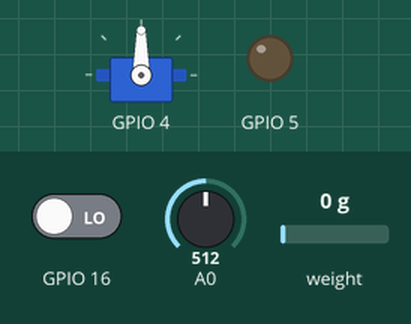
Simulated run of this sketch. Board: ESP8266 (NodeMCU). Parts: servo, output pins drawn as LEDs (lit = HIGH). Inputs (shaded band) come from the test bench; at power-on: weight on the scale 0 g, A0 = 512, GPIO 16 LOW. WiFi joins after 1.5 s; servers stay silent unless stated; uploads are accepted with an empty reply; what the sketch prints to the serial monitor is not drawn.

Above: at 4.4 s.
4.5 s: weight on the scale set to 955 g
6.9 s: weight on the scale set to 1078 g
At 9.6 s:
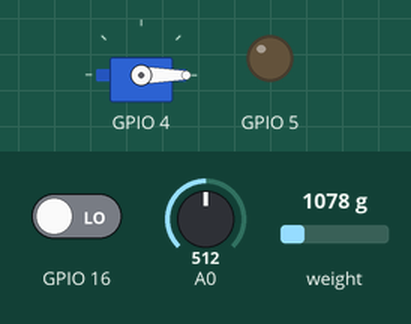
10.2 s: A0 set to 477
12.9 s: A0 set to 444
At 15.4 s:
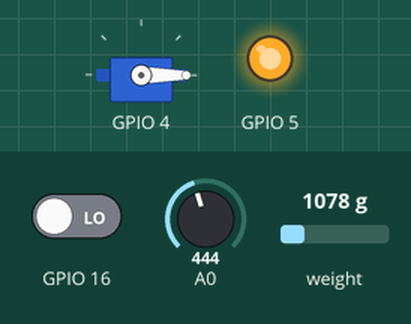
16.2 s: weight on the scale set to 1962 g
19.6 s: weight on the scale set to 2065 g
At 22.47 s:
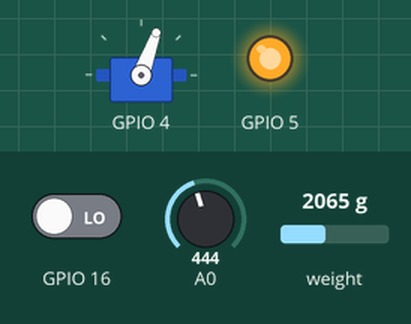
Timing chart, 0 to 25.1 s (numbered marks = the images above; inputs shaded):
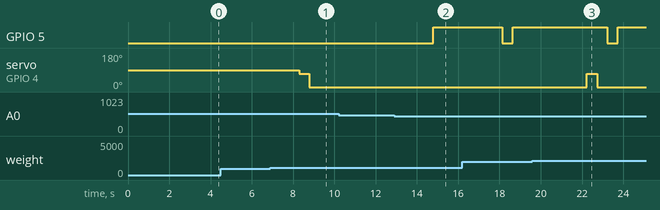

The sketch:

cambio.ino
```cpp
#include "luz.hpp"
#include "peso.hpp"
#include "sonido.hpp"
#include "db.hpp"

#include <string>

const std::string SSID = "Tec-IoT";
const std::string PASS = "spotless.magnetic.bridge";
const std::string ROOT_URL = "http://10.22.135.86:3100/api/";

/////////////////////////
// SENSORES DE OCASIÓN //
/////////////////////////

// Incremento porcentual para cada sensor
float luz_incremento_umbral = 0.1;  // Incremento del 10%
float peso_incremento_umbral = 0.2; // Incremento del 20%
float sonido_incremento_umbral = 0.0; // Incremento del 0% (Esta lectura funciona diferente)

// Se tomará la lectura cada minuto y se enviará a la base de datos //
Fotosensor f(A0, 5);
Peso p(12, 13, 4);
Sonido s(16, SSID, PASS);

DB d(SSID, PASS);

// Lecturas iniciales del sensor
int lectura_inicial_luz;
int lectura_inicial_peso;
int lectura_inicial_sonido;

void setup() {
  Serial.begin(9600);
  Serial.println("Holiwis, iniciando programa");

  // Registrar lecturas iniciales del sensor
  lectura_inicial_luz = f.lectura();
  lectura_inicial_peso = p.lectura();
  lectura_inicial_sonido = s.lectura();

  d.connect();
}

// En resumen solamente se publicara y se hara una "reacción" con el actuador si es que se alcanza el umbral definido (en porcentajes)
void loop() {

  int lectura_foto_sensor = f.lectura();
  int lectura_peso = p.lectura();
  int lectura_sonido = s.lectura();

  // Calcular valores de umbral basados en las lecturas iniciales e incremento porcentual
  int luz_umbral_superior = lectura_inicial_luz * (1 + luz_incremento_umbral);
  int luz_umbral_inferior = lectura_inicial_luz * (1 - luz_incremento_umbral);

  int peso_umbral_superior = lectura_inicial_peso * (1 + peso_incremento_umbral);
  int peso_umbral_inferior = lectura_inicial_peso * (1 - peso_incremento_umbral);

  int sonido_umbral_superior = lectura_inicial_sonido * (1 + sonido_incremento_umbral);
  int sonido_umbral_inferior = lectura_inicial_sonido * (1 - sonido_incremento_umbral);


  // El siguiente codigo solo generara consultas de SQL si hay un cierto cambio de cierto porcentaje
  if (lectura_peso > peso_umbral_superior || lectura_peso < peso_umbral_inferior) {
    std::string consulta = generarConsulta(1, lectura_peso);
    Serial.println(consulta.c_str());
    lectura_inicial_peso = lectura_peso;
    d.log(consulta);
    p.actuador();
  }

  if (lectura_foto_sensor < luz_umbral_inferior) {
    std::string consulta = generarConsulta(2, lectura_foto_sensor);
    Serial.println(consulta.c_str());
    f.actuador();
    d.log(consulta);
  }


  if (lectura_sonido != 0) {
    std::string consulta = generarConsulta(3, lectura_sonido);
    Serial.println(consulta.c_str());
    lectura_inicial_sonido = lectura_sonido;
    s.actuador();
    d.log(consulta);
  }

  // Se agrega un delay para no esta constantemente checando
  delay(200);
}

// Esta función genera el URL completo con el Query para mandar al API
std::string generarConsulta(int tipo_sensor, int lectura) {
  std::string consulta = ROOT_URL;
  consulta += "1/";
  consulta += "sensor/cambio/";
  consulta += std::to_string(tipo_sensor) + "/";
  consulta += std::to_string(lectura) + "/";

  return consulta;
}
```

db.hpp
```cpp
#ifndef DB_H
#define DB_H
#include <Arduino.h>

#include <ESP8266WiFi.h>
#include <WiFiClient.h>
#include <ESP8266HTTPClient.h>

#include <string>

class DB {
public:
  DB(std::string ssid, std::string pass);
  int log(std::string query);
  void connect();
private:
  HTTPClient httpClient;
  WiFiClient wClient;

  std::string ssid, password;
};

DB::DB(std::string ssid, std::string pass) {
  this->ssid = ssid;
  this->password = pass;
}

void DB::connect() {
  WiFi.mode(WIFI_STA);
  WiFi.disconnect();
  delay(100);
  Serial.println();
  Serial.print("Conectando (");
  Serial.print(ssid.c_str());
  Serial.print(") ");
  WiFi.begin(this->ssid.c_str(), this->password.c_str());

  while (WiFi.status() != WL_CONNECTED) {
    delay(500);
    Serial.print(".");
  }

  Serial.println(WiFi.localIP());
  delay(500);
}

int DB::log(std::string query) {
  if(WiFi.status() == WL_CONNECTED){

    Serial.println(query.c_str());

    // Se crea el request y se ponen ciertos metadatos, para finalmente mandarla
    httpClient.begin(wClient, query.c_str());
    httpClient.addHeader("Content-Type", "Content-Type: application/json");
    int httpResponseCode = httpClient.POST(query.c_str());
    Serial.println(httpResponseCode);
    httpClient.end();
    return httpResponseCode;
  }
  return -1;
}
#endif
```

luz.hpp
```cpp
#ifndef FOTOSENSOR_H
#define FOTOSENSOR_H
#include <Arduino.h>

#include <string>

class Fotosensor {
public:
  Fotosensor(int sensorPin, int motorPin);
  int lectura();
  void actuador();
private:
  int sensorPin = 0, motorPin = 0;

  int valorFotosensor = 0;
};

Fotosensor::Fotosensor(int sensorPin, int motorPin) {
  Serial.begin(9600);
  Serial.println("--> Fotosensor: Inicializado");

  this->sensorPin = sensorPin;
  this->motorPin = motorPin;
  pinMode(motorPin,OUTPUT);
  digitalWrite(motorPin,HIGH);
  Serial.println("Fotosensor ya inizialsisdifojzo");
}

int Fotosensor::lectura() {
  this->valorFotosensor = analogRead(this->sensorPin);
  return this->valorFotosensor;
}

void Fotosensor::actuador() {
    digitalWrite(this->motorPin, LOW);   //Mandar corriente al motor (Elevar mecanismo de cuchara)
    delay(500);                           //Esperar 500ms
    digitalWrite(this->motorPin, HIGH);    //Dejar de mandar corriente al motor (Bajar mecanismo de cuchara)
    delay(1900);                          //Esperar 1900ms
  return;
}
#endif
```

peso.hpp
```cpp
#ifndef PESO_H
#define PESO_H
// #include <Arduino.h>
#include <Servo.h>

#include "HX711.h"

#include <string>

class Peso {
public:
  Peso(int doutPin, int sckPin, int servoPin);
  int lectura();
  void actuador();
private:
  int doutPin, sckPin, servoPin;

  HX711 escala;
  Servo compuerta;

  int measure = 0;
  bool open = false;
};

Peso::Peso(int doutPin, int sckPin, int servoPin) {
  Serial.println("--> Escala: Inicializada");
  this->doutPin = doutPin;
  this->sckPin = sckPin;
  this->servoPin = servoPin;

  this->compuerta.attach(this->servoPin);
  this->escala.begin(this->doutPin, this->sckPin);

  this->escala.set_scale(-7272.2);
  //this->escala.tare();
}

int Peso::lectura() {
  this->measure = this->escala.get_units(10);
  this->escala.power_down();

  delay(50);
  this->escala.power_up();

  return this->measure;
}

void Peso::actuador() {
  //Abrir Servo
  compuerta.write(70);
  delay(500);
  compuerta.detach();
  compuerta.attach(this->servoPin);

  //Cerrar el servo
  compuerta.write(0);
  delay(500);
  compuerta.detach();
  compuerta.attach(this->servoPin);
  return;
}
#endif
```

sonido.hpp
```cpp
#ifndef SONIDO_H
#define SONIDO_H
#include <Arduino.h>
#include <ESP_Mail_Client.h>

#include <string>

class Sonido {
public:
  Sonido(int sensorPin, std::string ssid, std::string pass);
  int lectura();
  void actuador();
  void setup();
private:
  int sensorPin = 0;
  const char* smtpServer = "smtp.gmail.com";
  const int smtpServerPort = 465; // Puerto SMTP (por ejemplo, 587 para TLS)
  const char* emailSender = "alertasmascotas@gmail.com"; // Cambia por tu dirección de correo
  const char* emailPassword = "cijyuirswvkxcyfz"; // Cambia por tu contraseña de correo
  const char* emailRecipient = "Ray.medarz@gmail.com"; // Cambia por la dirección de correo de destino
  const int audioThreshold = 10000;
  const int measurementCount = 100; // cuantas veces tiene que contar para sacar un buen "promedio", esto es cada 200ms aprox

  int intento = 0;
  int sum = 0;
  int positiveReadings = 0;
  int averageReading = 0;

  std::string ssid, password;
};

Sonido::Sonido(int sensorPin, std::string ssid, std::string pass) {
  Serial.println("--> Sensor de sonido: Inicializado");

  this->sensorPin = sensorPin;
  this->ssid = ssid;
  this->password = pass;

  pinMode(16, INPUT);
}

int Sonido::lectura() {
  if (this->intento >= measurementCount) {
    this->intento = 0;
    this->sum = 0;
    this->positiveReadings = 0;
  }

  int lecturaRuido = digitalRead(16);

  // int lecturaRuido = analogRead(this->sensorPin);
  this->sum += lecturaRuido;
  this->intento++;

  if (lecturaRuido >= 1) {
    this->positiveReadings++;
  }

  // Serial.println("----------");
  // Serial.println(lecturaRuido);
  // Serial.println(positiveReadings);
  intento++;

  if (this->positiveReadings >= 1) {
    this->averageReading = this->sum / this->intento;
    this->intento = 0;
    this->sum = 0;
    this->positiveReadings = 0;
    return 1;
  }

  return 0;
}

void Sonido::actuador() {
  // Declare the Session_Config for user-defined session credentials
  SMTPSession smtp;
  Session_Config config;

  // Set the session config
  config.server.host_name = smtpServer;
  config.server.port = smtpServerPort;
  config.login.email = emailSender;
  config.login.password = emailPassword;
  config.login.user_domain = "";

  // Connect to the server
  if (!smtp.connect(&config)) {
    Serial.println("Error al conectarse al servidor SMTP");
    return;
  }

  // Declare the message class
  SMTP_Message message;

  // Set the message headers
  message.sender.name = "ESP8266";
  message.sender.email = emailSender;
  message.subject = "Alerta: Se detectó un problema";
  message.addRecipient(F("Usuario"),emailRecipient);

  // Send raw text message
  String textMsg = "Se detectó un problema en las lecturas de audio.";
  message.text.content = textMsg.c_str();
  message.text.charSet = "us-ascii";
  message.text.transfer_encoding = Content_Transfer_Encoding::enc_7bit;

  // Send email
  if (MailClient.sendMail(&smtp, &message)) {
    Serial.println("Correo electrónico enviado correctamente");
  } else {
    Serial.println("Fallo en el envío del correo electrónico");
  }
  return;
}
#endif
```

Measured:
- the behaviour switches between 999 and 1000 g on weight on the scale (found by bisection; images 0 and 1)
- the behaviour switches between 460 and 459 on A0 (found by bisection; images 1 and 2)
- the behaviour switches between 1999 and 2000 g on weight on the scale (found by bisection; images 2 and 3)
- after the input at 4.5 s, every drawn part: stays the same
- after the input at 6.9 s, servo on GPIO 4: 90° → 70° after 1.4 s, → 0° 0.50 s later
- after the input at 10.2 s, every drawn part: stays the same
- after the input at 12.9 s, GPIO 5: LOW → HIGH after 1.9 s
- after the input at 19.6 s, servo on GPIO 4: 0° → 70° after 2.6 s, → 0° 0.50 s later
